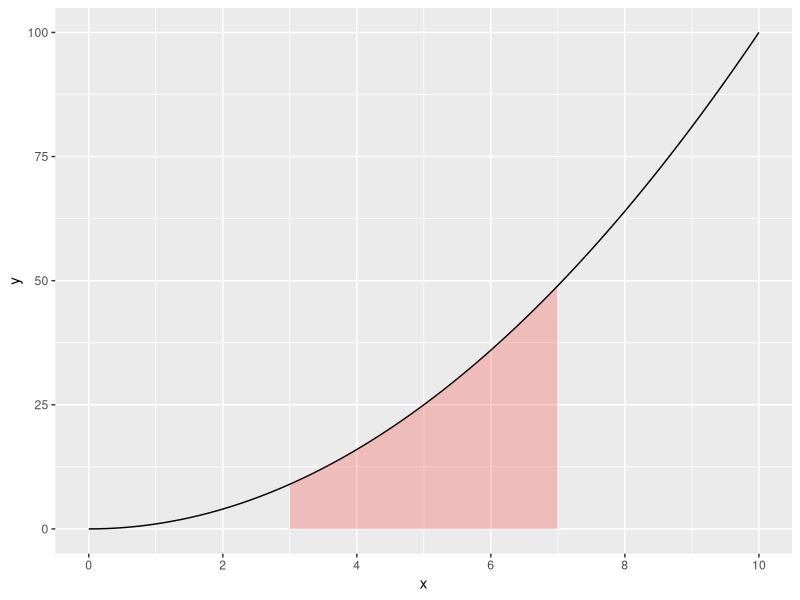
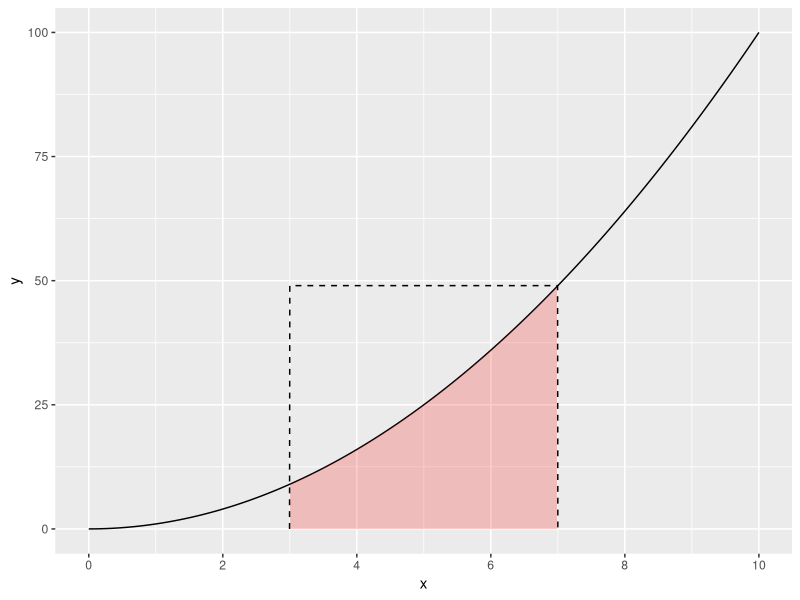
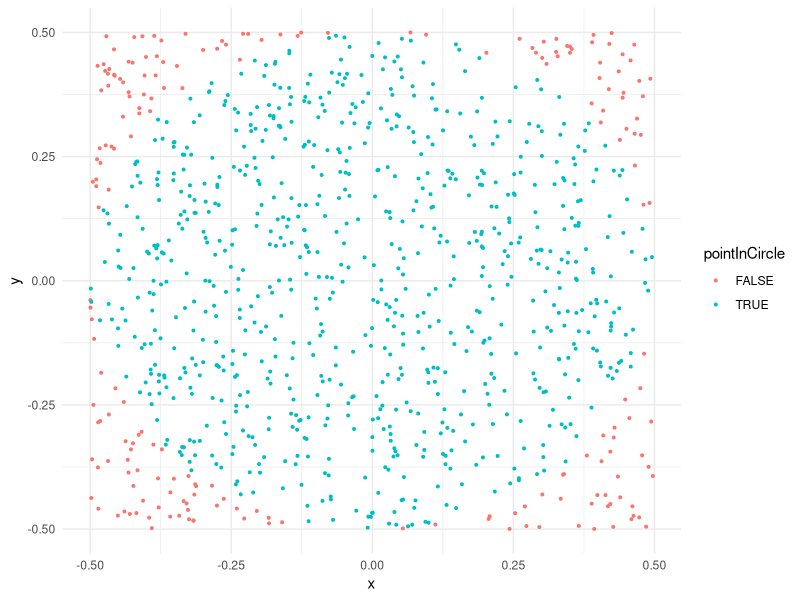

Generate these figures, in order, with R:
## ---- chunk 1

## ---- chunk 2
library(dplyr)
library(ggplot2)
x  <- seq(0, 10, by = 0.01)
df <- data.frame(x = x, y = x^2)
p <- ggplot(data = df) +
    geom_line(aes(x = x, y = y)) +
    geom_area(data = df %>% filter(x > 3 & x < 7),
              aes(x = x, y = y), alpha = 0.2, fill = 'red') +
    scale_x_continuous(breaks = seq(0, 10, 2), limits = c(0, 10))
p
## ---- chunk 3
pBox <- p +
    geom_area(data = data.frame(x = c(3, 3, 7, 7), y = c(0, 7^2, 7^2, 0)),
              aes(x = x, y = y), alpha = 0, color = 'black', linetype = 2)
pBox
## ---- chunk 4
numTrials <- 100000
# The function runif() samples from a "uniform" distribution
x <- runif(numTrials, min = 3, max = 7) # Values of x between 3 and 7
y <- runif(numTrials, min = 0, max = 7^2) # Values of y between 0 and 7^2
## ---- chunk 5
# Determine which y points are less than or equal to x^2:
belowCurve <- y <= x^2 # This will create a vector of TRUE and FALSE values
# Compute the ratio of points below the curve:
ratio <- sum(belowCurve) / numTrials
totalArea <- (7 - 3) * 7^2 # Rectangle length x height = 196
areaUnderCurve <- ratio * totalArea
areaUnderCurve
## ---- chunk 6
error <- (7^3 / 3) - (3^3 / 3) - areaUnderCurve
errorPer <- round(100*abs(error / areaUnderCurve), 2)
## ---- chunk 7
numTrials <- 1000
points <- data.frame(
    x = runif(numTrials, -0.5, 0.5),
    y = runif(numTrials, -0.5, 0.5))
head(points)
## ---- chunk 8
library(dplyr)
points <- points %>%
    mutate(
        radius = sqrt(x^2 + y^2),
        pointInCircle = ifelse(radius <= 0.5, TRUE, FALSE))
## ---- chunk 9
library(ggplot2)
ggplot(points) +
    geom_point(aes(x = x, y = y, color = pointInCircle), size = 0.7) +
    theme_minimal()
## ---- chunk 10
ratio <- sum(points$pointInCircle) / nrow(points)
piApprox <- 4 * ratio
piApprox
## ---- chunk 11
error <- piApprox - pi
errorPer <- round(100*abs(error / pi), 2)
## ---- chunk 12
numTrials <- 100000
points <- data.frame(
    x = runif(numTrials, -0.5, 0.5),
    y = runif(numTrials, -0.5, 0.5)) %>%
    mutate(
        radius = sqrt(x^2 + y^2),
        pointInCircle = ifelse(radius <= 0.5, TRUE, FALSE))
ratio <- sum(points$pointInCircle) / nrow(points)
piApprox <- 4 * ratio
piApprox
# Compute error:
error <- piApprox - pi
percentError <- round(100*abs(error / pi), 2)
percentError
